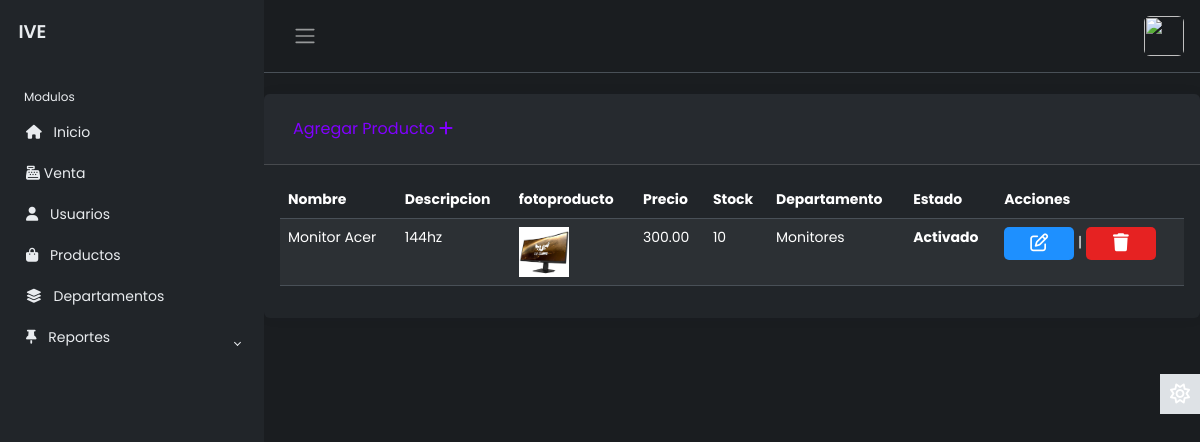
Page /modulos/productos/index.php (signed in) on the committed database.
### tables this page shows
CREATE TABLE `productos` (
  `IDProducto` int(11) NOT NULL,
  `Nombre` varchar(255) DEFAULT NULL,
  `Descripcion` text DEFAULT NULL,
  `precio_venta` decimal(10,2) DEFAULT NULL,
  `Stock` int(11) DEFAULT NULL,
  `lActivo` int(11) NOT NULL,
  `fotoproducto` text DEFAULT NULL,
  `precio_costo` decimal(10,2) DEFAULT NULL,
  `IDDepartamento` int(11) DEFAULT NULL
);

CREATE TABLE `departamentos` (
  `IDDepartamento` int(11) NOT NULL,
  `NombreDepartamento` varchar(100) NOT NULL,
  `lActivo` int(11) NOT NULL DEFAULT 1
);

### modulos/productos/MostrarProductos.php (the view)
<?php
require("../../config/dbcontext.php");
$sql = "SELECT
P.IDProducto,
P.Nombre,
P.Descripcion,
P.precio_venta,
P.Stock,
P.lActivo,
P.IDDepartamento,
P.fotoproducto,
D.NombreDepartamento
FROM
Productos P
INNER JOIN
Departamentos D ON P.IDDepartamento = D.IDDepartamento
WHERE
P.Descripcion <> 'BAJA';";
$result = $link->query($sql);
?>
<?php
if ($result->num_rows > 0) {
    while ($row = $result->fetch_assoc()) { ?>
        <tr>
            <td scope="row"><?php echo $row['Nombre'] ?></td>
            <td scope="row"><?php echo $row['Descripcion'] ?></td>
            <td>
                <img width="50" src="../../images/<?php echo $row['fotoproducto']?>">
            </td>
            <td><?php echo $row['precio_venta'] ?></td>
            <td><?php echo $row['Stock'] ?></td>
            <td><?php echo $row['NombreDepartamento'] ?></td>
            <th><?php echo ($row['lActivo'] == 1) ? 'Activado' : 'Desactivado'; ?></th>
            <td><a name="btnEditarProducto" id="btnEditarProducto" class="btn edit" href="EditarProducto.php?txtID=<?php echo $row['IDProducto']; ?>" role="button"><i class="fa-regular fa-pen-to-square"></i></a>
                |
                <a class="btn delete" href="../../Models/BorrarProducto.php?txtID=<?php echo $row['IDProducto']; ?>" role="button">
                    <i class="fa-solid fa-trash"></i>
                </a>
            </td>
        </tr>
<?php
    }
} else {
    echo "<tr><td colspan='8'>No se encontraron registros.</td></tr>";
} ?>

### layout/style.css (style rules this page uses)
body { font-family: 'Poppins', sans-serif; font-size: 0.875rem; opacity: 1; overflow-y: scroll; margin: 0; }
a { cursor: pointer; text-decoration: none; font-family: 'Poppins', sans-serif; }

### layout/buttons.css (style rules this page uses)
.btn.delete { font-family: "Robot", sans-serif; font-size: 18px; font-weight: bold; background-color:#e62222; width: 70px; padding: 2px; text-align: center; text-decoration: none; text-transform: uppercase; color: #fff; border-radius: 5px; cursor: pointer; box-shadow: 0 0 10px rgba(0,0,0 0.1); -webkit-transition-duration: 0.3s; transition-duration: 0.3s; -webkit-transition-property: box-shadows, transform; transition-property: box-shadow, transform; }
.btn.edit { font-family: "Robot", sans-serif; font-size: 18px; font-weight: bold; background:#1E90FF; width: 70px; padding: 2px; text-align: center; text-decoration: none; text-transform: uppercase; color: #fff; border-radius: 5px; cursor: pointer; box-shadow: 0 0 10px rgba(0,0,0 0.1); -webkit-transition-duration: 0.3s; transition-duration: 0.3s; -webkit-transition-property: box-shadows, transform; transition-property: box-shadow, transform; }

### rows in the picture
productos: Nombre "Monitor Acer", Descripcion "144hz", fotoproducto (picture), precio_venta "300.00", Stock "10", IDDepartamento.NombreDepartamento "Monitores", lActivo "Activado"
